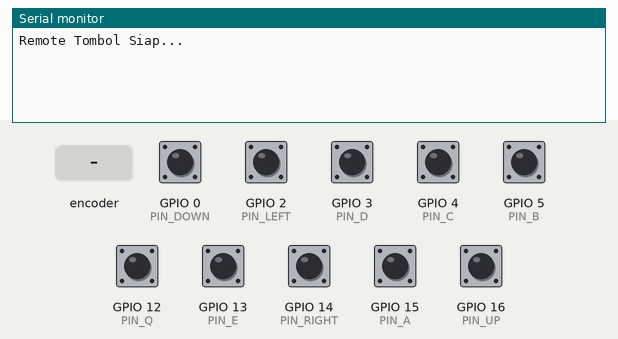
A sketch run on a simulated ESP8266 (NodeMCU). On the bench: the last lines printed to the serial monitor. The inputs (shaded band) are chosen by the test bench; at power-on: GPIO 0 (PIN_DOWN), GPIO 2 (PIN_LEFT), GPIO 3 (PIN_D), GPIO 4 (PIN_C), GPIO 5 (PIN_B), GPIO 12 (PIN_Q), GPIO 13 (PIN_E), GPIO 14 (PIN_RIGHT), GPIO 15 (PIN_A), GPIO 16 (PIN_UP) HIGH.

Above: at 1.2 s.
1.3 s: rotary encoder on GPIO 15 (PIN_A) / GPIO 5 (PIN_B) turned 1 step (first pin leading)
At 2.0 s:
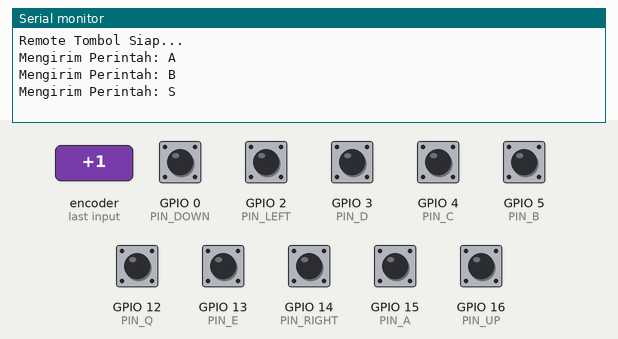
3.0 s: GPIO 0 (PIN_DOWN) pulled LOW for 0.15 s
At 3.14 s:
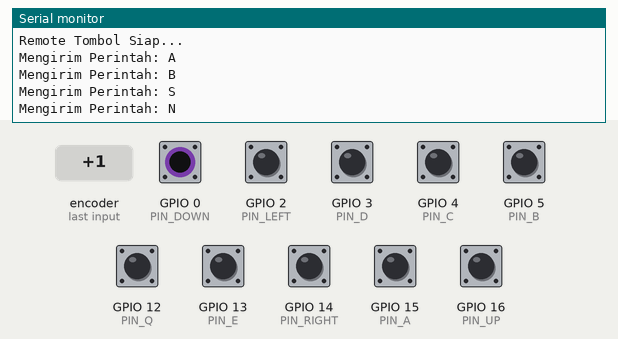
4.6 s: GPIO 2 (PIN_LEFT) pulled LOW for 0.15 s
At 4.74 s:
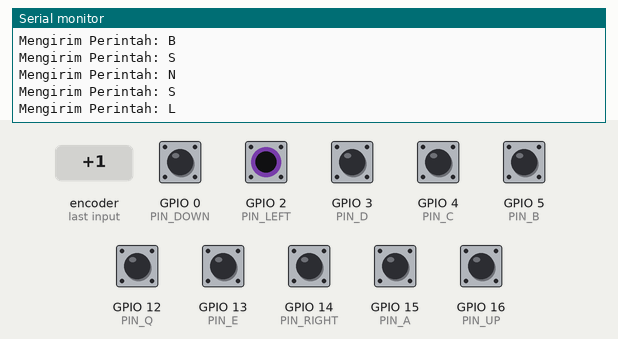
6.2 s: GPIO 3 (PIN_D) pulled LOW for 0.15 s
At 6.35 s:
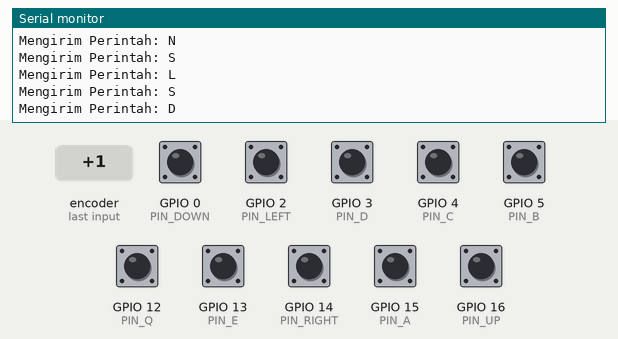
7.8 s: GPIO 4 (PIN_C) pulled LOW for 0.15 s
At 7.96 s:
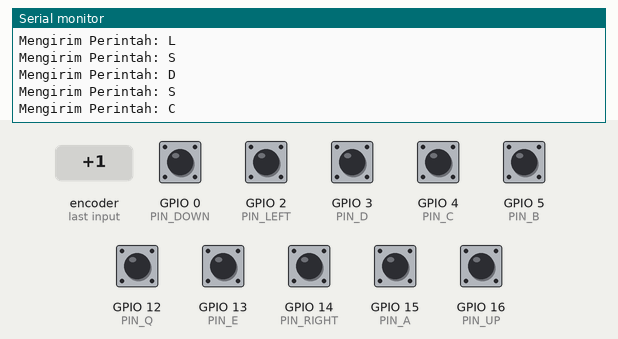
9.4 s: GPIO 12 (PIN_Q) pulled LOW for 0.15 s
At 9.55 s:
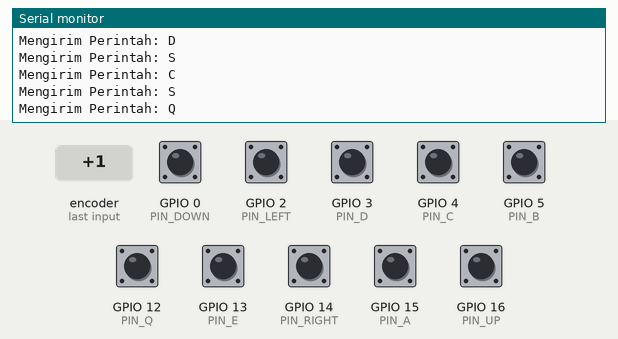

The sketch:

transmitter.ino
```cpp
// ==========================================
// KODE UNTUK REMOTE (TRANSMITTER)
// ==========================================

#include <ESP8266WiFi.h>
#include <espnow.h>

// MASUKKAN MAC ADDRESS NODEMCU ROBOT KAMU DI SINI
uint8_t broadcastAddress[] = {0x12, 0x34, 0x56, 0x78, 0x9A, 0xBC};

// Menggunakan nomor GPIO langsung agar universal di semua board ESP8266
#define PIN_UP    16 // Sama dengan D0 di NodeMCU
#define PIN_DOWN   0 // Sama dengan D3 di NodeMCU
#define PIN_LEFT   2 // Sama dengan D4 di NodeMCU
#define PIN_RIGHT 14 // Sama dengan D5 di NodeMCU
#define PIN_Q     12 // Sama dengan D6 di NodeMCU
#define PIN_E     13 // Sama dengan D7 di NodeMCU
#define PIN_A     15 // Sama dengan D8 di NodeMCU
#define PIN_B      5 // Sama dengan D1 di NodeMCU
#define PIN_C      4 // Sama dengan D2 di NodeMCU
#define PIN_D      3 // Menggunakan GPIO 3 (Pin RX) untuk tombol Stand

struct DataPaket {
  char perintah;
};

DataPaket dataKirim;
char perintahTerakhir = 'S'; // 'S' artinya Stop / Diam

void OnDataSent(uint8_t *mac_addr, uint8_t status) {
  // Callback status pengiriman
}

void setup() {
  Serial.begin(9600);

  // Inisialisasi semua pin tombol sebagai INPUT_PULLUP
  pinMode(PIN_UP, INPUT_PULLUP);
  pinMode(PIN_DOWN, INPUT_PULLUP);
  pinMode(PIN_LEFT, INPUT_PULLUP);
  pinMode(PIN_RIGHT, INPUT_PULLUP);
  pinMode(PIN_Q, INPUT_PULLUP);
  pinMode(PIN_E, INPUT_PULLUP);
  pinMode(PIN_A, INPUT_PULLUP);
  pinMode(PIN_B, INPUT_PULLUP);
  pinMode(PIN_C, INPUT_PULLUP);
  pinMode(PIN_D, INPUT_PULLUP);

  WiFi.mode(WIFI_STA);
  WiFi.disconnect();

  if (esp_now_init() != 0) {
    Serial.println("Gagal menginisialisasi ESP-NOW");
    return;
  }

  esp_now_set_self_role(ESP_NOW_ROLE_CONTROLLER);
  esp_now_register_send_cb(OnDataSent);
  esp_now_add_peer(broadcastAddress, ESP_NOW_ROLE_SLAVE, 1, NULL, 0);

  Serial.println("Remote Tombol Siap...");
}

void loop() {
  char perintahSekarang = 'S'; // Default jika tidak ada tombol ditekan

  // Cek tombol mana yang sedang ditekan (Active LOW karena PULLUP)
  if (digitalRead(PIN_UP) == LOW) {
    perintahSekarang = 'U'; // Maju
  } else if (digitalRead(PIN_DOWN) == LOW) {
    perintahSekarang = 'N'; // Mundur
  } else if (digitalRead(PIN_LEFT) == LOW) {
    perintahSekarang = 'L'; // Strafe Kiri
  } else if (digitalRead(PIN_RIGHT) == LOW) {
    perintahSekarang = 'R'; // Strafe Kanan
  } else if (digitalRead(PIN_Q) == LOW) {
    perintahSekarang = 'Q'; // Putar Kiri
  } else if (digitalRead(PIN_E) == LOW) {
    perintahSekarang = 'E'; // Putar Kanan
  } else if (digitalRead(PIN_A) == LOW) {
    perintahSekarang = 'A'; // Jump
  } else if (digitalRead(PIN_B) == LOW) {
    perintahSekarang = 'B'; // Dance
  } else if (digitalRead(PIN_C) == LOW) {
    perintahSekarang = 'C'; // Stretch
  } else if (digitalRead(PIN_D) == LOW) {
    perintahSekarang = 'D'; // Stand
  }

  // Kirim data hanya jika ada perubahan status tombol
  if (perintahSekarang != perintahTerakhir) {
    perintahTerakhir = perintahSekarang;
    dataKirim.perintah = perintahTerakhir;
    esp_now_send(broadcastAddress, (uint8_t *) &dataKirim, sizeof(dataKirim));

    Serial.print("Mengirim Perintah: ");
    Serial.println(perintahTerakhir);
  }

  delay(30);
}
```

Measured:
- after the input at 1.3 s, the serial monitor: prints a new line at once (image 1)
- after the input at 3.0 s, the serial monitor: prints a new line at once (image 2)
- after the input at 4.6 s, the serial monitor: prints a new line at once (image 3)
- after the input at 6.2 s, the serial monitor: prints a new line at once (image 4)
- after the input at 7.8 s, the serial monitor: prints a new line at once (image 5)
- after the input at 9.4 s, the serial monitor: prints a new line at once (image 6)
